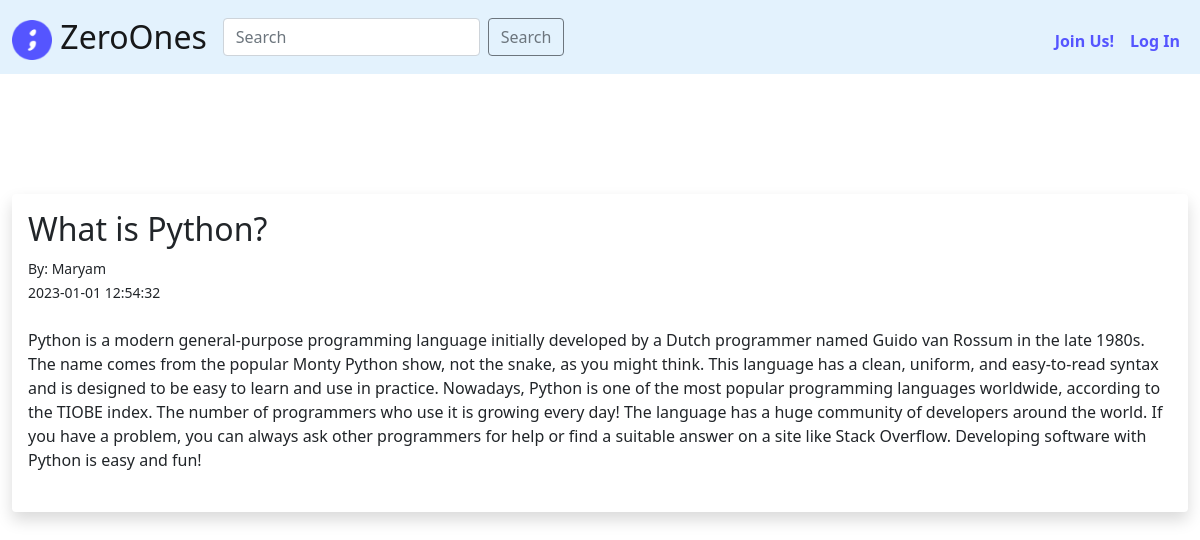
Screenshot of /posts/22 with the database file from the repository.
### tables this page shows
CREATE TABLE posts(post_id INTEGER PRIMARY KEY AUTOINCREMENT NOT NULL,title TEXT NOT NULL, tag TEXT NOT NULL UNIQUE, author_id INTEGER NOT NULL,author TEXT NOT NULL, content TEXT NOT NULL ,date_posted DATETIME,FOREIGN KEY(author_id) REFERENCES users(id));

### app.py (the view)
@app.route('/posts/<int:id>')
def post(id):
    post = db.execute("SELECT * FROM posts WHERE post_id = ?", id)
    print(post[0])
    return render_template('post.html', post=post[0])

### app.py (called while the page is built)
@app.after_request
def after_request(response):
    response.headers["Cache-Control"] = "no-cache, no-store, must-revalidate"
    response.headers["Expires"] = 0
    response.headers["Pragma"] = "no-cache"
    return response

### templates/post.html (shortened to what this page needs)
{% extends 'layout.html' %}
{% block main2 %}
<br/>
<div class="shadow p-3 mb-5 bg-body rounded">
	<h2>{{ post.title }}</h2>
	<small>By: {{ post.author }}<br/>
		{{ post.date_posted }}</small> <br/><br/>
	{{ post.content|safe }}<br/><br/>
</div>
{% endblock %}

### rows the page displays
posts: title "What is Python?", author "Maryam", date_posted "2023-01-01 12:54:32", content "Python is a modern general-purpose programming language initially developed by a Dutch programmer named Guido van Rossum in the late 1980s. The name comes from the popular Monty Python show, not the snake, as you might think. This language has a clean, uniform, and easy-to-read syntax and is designed to be easy to learn and use in practice. Nowadays, Python is one of the most popular programming languages worldwide, according to the TIOBE index. The number of programmers who use it is growing every day! The language has a huge community of developers around the world. If you have a problem, you can always ask other programmers for help or find a suitable answer on a site like Stack…"
